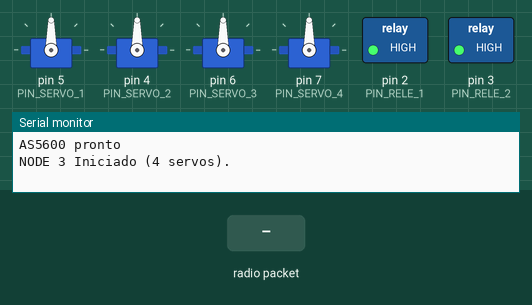
Simulated run of this sketch. Board: Arduino Nano, built with avr-gcc and run on an emulated ATmega328P. Shown: 4 × servo, switched loads named in the sketch (green lamp = pin HIGH), the last lines printed to the serial monitor. Inputs (shaded band) come from the test bench. No radio packets arrive unless stated.

Above: at 1.2 s.
1.3 s: radio packet "SERVO1:" arrives
At 2.5 s:
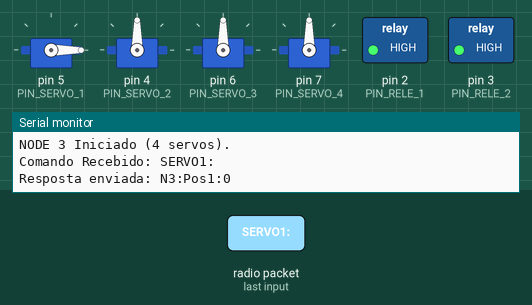
2.8 s: radio packet "LIGAR_RELE" arrives
At 3.8 s:
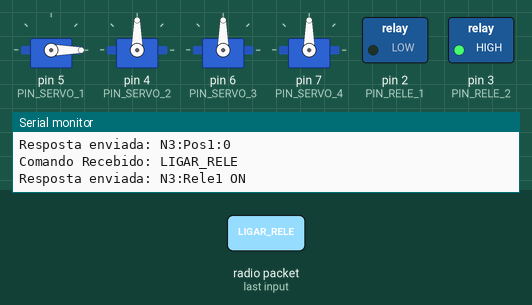
4.3 s: radio packet "LIGAR_RELE_2" arrives
At 5.0 s:
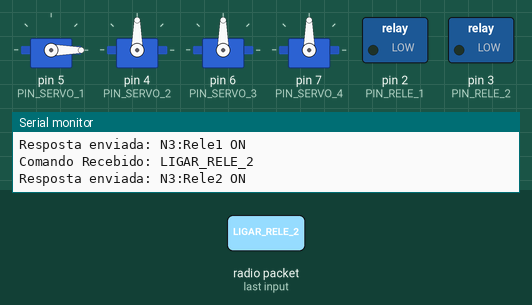
5.8 s: radio packet "DESLIGAR_RELE" arrives
At 6.1 s:
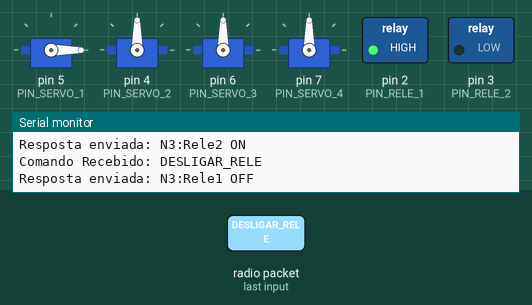
7.3 s: radio packet "SERVO2:" arrives
At 8.4 s:
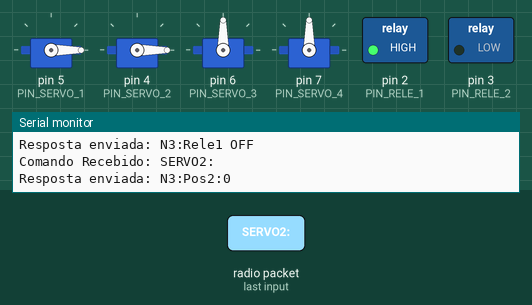
8.8 s: radio packet "SERVO3:" arrives
At 9.6 s:
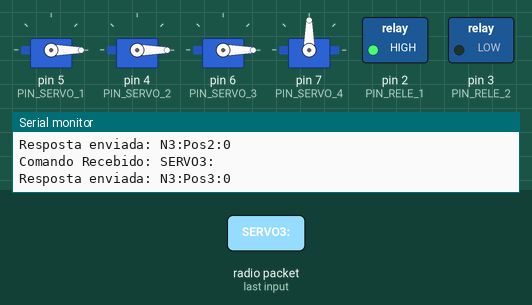
Timing chart, 0 to 11.3 s (numbered marks = the images above; inputs shaded):
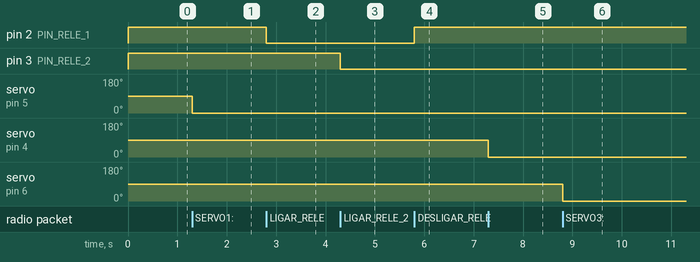

The sketch:

modulo_controle_nano.ino
```cpp
/*
 * Projeto: Automação do setup experimental para o estudo de arritmias cardíacas
 * HEartLab – Universidade Federal do ABC | FAPESP 2025/22698-7
 * Autor:   Murilo Leal Santos
 *
 * Módulo:  Controle – atuadores (Node 3)
 * Placa:   Arduino Nano + nRF24L01
 * Versão de origem: Node3_Atuador_Sensor_4Servos
 * Detalhes de pinagem, comandos e bibliotecas: firmware/README.md
 */

/*
    NODE 3 - ATUADOR + SENSOR AS5600 (4 SERVOS)
*/

#include <SPI.h>
#include <nRF24L01.h>
#include <RF24.h>
#include <Servo.h>
#include <Wire.h>
#include <AS5600.h>

// --- PINOS ---
#define PIN_RELE_1 2
#define PIN_RELE_2 3
#define PIN_SERVO_1 5
#define PIN_SERVO_2 4
#define PIN_SERVO_3 6
#define PIN_SERVO_4 7
#define CE_PIN    9
#define CSN_PIN   10

// --- ENDEREÇOS ---
const uint64_t RX_ADDRESS = 0xF0F0F0F003LL;
const uint64_t TX_ADDRESS = 0xF0F0F0F0AALL;

RF24 radio(CE_PIN, CSN_PIN);

// --- SERVOS ---
Servo servo1; // D4
Servo servo2; // D5 (era o "servoMotor" original)
Servo servo3; // D6
Servo servo4; // D7

AS5600 as5600;

void enviarResposta(const char* texto) {
    char resposta[32];
    snprintf(resposta, sizeof(resposta), "N3:%s", texto);

    radio.stopListening();
    delayMicroseconds(150);

    bool ok = radio.write(resposta, strlen(resposta) + 1);

    radio.startListening();

    if (ok) {
        Serial.print("Resposta enviada: ");
        Serial.println(resposta);
    } else {
        Serial.println("Falha no envio");
    }
}

float lerAnguloAS5600() {
    uint16_t raw = as5600.readAngle();   // 0 a 4095
    float angulo = raw * 360.0 / 4096.0;
    return angulo;
}

// Move um servo específico para um ângulo, com segurança e resposta padronizada
void moverServo(Servo &servo, int angulo, const char* nomeServo) {
    angulo = constrain(angulo, 0, 180);
    servo.write(angulo);

    char feedback[24];
    snprintf(feedback, sizeof(feedback), "%s:%d", nomeServo, angulo);
    enviarResposta(feedback);
}

// Move os 4 servos juntos para o mesmo ângulo
void moverTodosServos(int angulo, const char* nomeResposta) {
    angulo = constrain(angulo, 0, 180);
    servo1.write(angulo);
    servo2.write(angulo);
    servo3.write(angulo);
    servo4.write(angulo);
    enviarResposta(nomeResposta);
}

void setup() {
    Serial.begin(115200);

    // --- RELÉS ---
    pinMode(PIN_RELE_1, OUTPUT);
    pinMode(PIN_RELE_2, OUTPUT);
    digitalWrite(PIN_RELE_1, HIGH);
    digitalWrite(PIN_RELE_2, HIGH);

    // --- SERVOS ---
    servo1.attach(PIN_SERVO_1);
    servo2.attach(PIN_SERVO_2);
    servo3.attach(PIN_SERVO_3);
    servo4.attach(PIN_SERVO_4);

    servo1.write(90);
    servo2.write(90);
    servo3.write(90);
    servo4.write(90);

    // --- AS5600 ---
    Wire.begin();
    if (!as5600.begin()) {
        Serial.println("AS5600 nao detectado!");
        // while (1); // Removido para permitir que o rádio funcione mesmo sem sensor
    } else {
        Serial.println("AS5600 pronto");
    }

    // --- RADIO ---
    if (!radio.begin()) {
        Serial.println("ERRO: NRF24L01");
        while (1);
    }

    radio.setPALevel(RF24_PA_HIGH);
    radio.setDataRate(RF24_1MBPS);
    radio.setChannel(108);
    radio.enableDynamicPayloads();
    radio.setAutoAck(true);

    radio.openReadingPipe(1, RX_ADDRESS);
    radio.openWritingPipe(TX_ADDRESS);

    radio.startListening();

    Serial.println("NODE 3 Iniciado (4 servos).");
}

void loop() {
    if (radio.available()) {
        char cmd[32] = {0};
        uint8_t len = radio.getDynamicPayloadSize();
        if (len > 31) len = 31;

        radio.read(&cmd, len);
        cmd[len] = '\0'; // Garante que a string termina corretamente

        Serial.print("Comando Recebido: ");
        Serial.println(cmd);

        // --- LÓGICA DE COMANDOS ---

        // 1. Comandos de Posição Direta para cada servo (SERVO1:XXX ... SERVO4:XXX)
        if (strncmp(cmd, "SERVO1:", 7) == 0) {
            int angulo = atoi(&cmd[7]);
            moverServo(servo1, angulo, "Pos1");
        }
        else if (strncmp(cmd, "SERVO2:", 7) == 0) {
            int angulo = atoi(&cmd[7]);
            moverServo(servo2, angulo, "Pos2");
        }
        else if (strncmp(cmd, "SERVO3:", 7) == 0) {
            int angulo = atoi(&cmd[7]);
            moverServo(servo3, angulo, "Pos3");
        }
        else if (strncmp(cmd, "SERVO4:", 7) == 0) {
            int angulo = atoi(&cmd[7]);
            moverServo(servo4, angulo, "Pos4");
        }

        // 1b. Compatibilidade com comando antigo "SERVO:XXX" -> controla o servo 2 (pino 5, o original)
        else if (strncmp(cmd, "SERVO:", 6) == 0) {
            int angulo = atoi(&cmd[6]);
            moverServo(servo2, angulo, "Pos");
        }

        // 2. Comandos de Relé
        else if (strcmp(cmd, "LIGAR_RELE") == 0) {
            digitalWrite(PIN_RELE_1, LOW);
            enviarResposta("Rele1 ON");
        }
        else if (strcmp(cmd, "DESLIGAR_RELE") == 0) {
            digitalWrite(PIN_RELE_1, HIGH);
            enviarResposta("Rele1 OFF");
        }
        else if (strcmp(cmd, "LIGAR_RELE_2") == 0) {
            digitalWrite(PIN_RELE_2, LOW);
            enviarResposta("Rele2 ON");
        }
        else if (strcmp(cmd, "DESLIGAR_RELE_2") == 0) {
            digitalWrite(PIN_RELE_2, HIGH);
            enviarResposta("Rele2 OFF");
        }

        // 3. Comandos de Direção Fixa (agora aplicados aos 4 servos simultaneamente)
        else if (strcmp(cmd, "SERVO_DIR") == 0) {
            moverTodosServos(0, "Servo Dir");
        }
        else if (strcmp(cmd, "SERVO_ESQ") == 0) {
            moverTodosServos(180, "Servo Esq");
        }
        else if (strcmp(cmd, "SERVO_PARAR") == 0) {
            moverTodosServos(90, "Servo Stop");
        }

        // 3b. Comandos de Direção Fixa INDIVIDUAIS (por servo)
        else if (strcmp(cmd, "SERVO1_DIR") == 0) {
            moverServo(servo1, 0, "Dir1");
        }
        else if (strcmp(cmd, "SERVO1_ESQ") == 0) {
            moverServo(servo1, 180, "Esq1");
        }
        else if (strcmp(cmd, "SERVO1_PARAR") == 0) {
            moverServo(servo1, 90, "Stop1");
        }
        else if (strcmp(cmd, "SERVO2_DIR") == 0) {
            moverServo(servo2, 0, "Dir2");
        }
        else if (strcmp(cmd, "SERVO2_ESQ") == 0) {
            moverServo(servo2, 180, "Esq2");
        }
        else if (strcmp(cmd, "SERVO2_PARAR") == 0) {
            moverServo(servo2, 90, "Stop2");
        }
        else if (strcmp(cmd, "SERVO3_DIR") == 0) {
            moverServo(servo3, 0, "Dir3");
        }
        else if (strcmp(cmd, "SERVO3_ESQ") == 0) {
            moverServo(servo3, 180, "Esq3");
        }
        else if (strcmp(cmd, "SERVO3_PARAR") == 0) {
            moverServo(servo3, 90, "Stop3");
        }
        else if (strcmp(cmd, "SERVO4_DIR") == 0) {
            moverServo(servo4, 0, "Dir4");
        }
        else if (strcmp(cmd, "SERVO4_ESQ") == 0) {
            moverServo(servo4, 180, "Esq4");
        }
        else if (strcmp(cmd, "SERVO4_PARAR") == 0) {
            moverServo(servo4, 90, "Stop4");
        }

        // 4. Sensor AS5600
        else if (strcmp(cmd, "LER_ANGULO") == 0) {
            float ang = lerAnguloAS5600();
            char buffer[20];
            dtostrf(ang, 5, 2, buffer);
            enviarResposta(buffer);
        }

        else {
            enviarResposta("CMD_INVALIDO");
        }
    }
}
```

Measured:
- after the input at 1.3 s, servo on pin 5 (PIN_SERVO_1): 90° → 0° at once
- after the input at 2.8 s, pin 2 (PIN_RELE_1): HIGH → LOW at once
- after the input at 4.3 s, pin 3 (PIN_RELE_2): HIGH → LOW at once
- after the input at 5.8 s, pin 2 (PIN_RELE_1): LOW → HIGH at once
- after the input at 7.3 s, servo on pin 4 (PIN_SERVO_2): 90° → 0° at once
- after the input at 8.8 s, servo on pin 6 (PIN_SERVO_3): 90° → 0° at once
